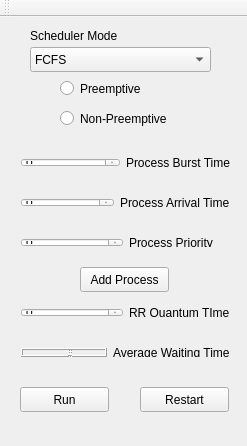
<?xml version="1.0" encoding="UTF-8"?>
<ui version="4.0">
 <class>MainWindow</class>
 <widget class="QMainWindow" name="MainWindow">
  <property name="geometry">
   <rect>
    <x>0</x>
    <y>0</y>
    <width>247</width>
    <height>446</height>
   </rect>
  </property>
  <property name="maximumSize">
   <size>
    <width>1000000</width>
    <height>1000000</height>
   </size>
  </property>
  <property name="windowTitle">
   <string>MainWindow</string>
  </property>
  <widget class="QWidget" name="centralWidget">
   <widget class="QComboBox" name="Schedulermode">
    <property name="geometry">
     <rect>
      <x>30</x>
      <y>30</y>
      <width>181</width>
      <height>25</height>
     </rect>
    </property>
    <item>
     <property name="text">
      <string>FCFS</string>
     </property>
    </item>
    <item>
     <property name="text">
      <string>SJF</string>
     </property>
    </item>
    <item>
     <property name="text">
      <string>RR</string>
     </property>
    </item>
    <item>
     <property name="text">
      <string>Priority</string>
     </property>
    </item>
   </widget>
   <widget class="QRadioButton" name="Preemptive">
    <property name="geometry">
     <rect>
      <x>60</x>
      <y>60</y>
      <width>112</width>
      <height>23</height>
     </rect>
    </property>
    <property name="text">
     <string>Preemptive</string>
    </property>
   </widget>
   <widget class="QRadioButton" name="NonPreemptive">
    <property name="geometry">
     <rect>
      <x>60</x>
      <y>90</y>
      <width>112</width>
      <height>23</height>
     </rect>
    </property>
    <property name="text">
     <string>Non-Preemptive</string>
    </property>
   </widget>
   <widget class="QLabel" name="Schedulermodelabel">
    <property name="geometry">
     <rect>
      <x>30</x>
      <y>10</y>
      <width>111</width>
      <height>17</height>
     </rect>
    </property>
    <property name="text">
     <string>Scheduler Mode</string>
    </property>
   </widget>
   <widget class="QPushButton" name="AddProcess">
    <property name="geometry">
     <rect>
      <x>80</x>
      <y>250</y>
      <width>89</width>
      <height>25</height>
     </rect>
    </property>
    <property name="text">
     <string>Add Process</string>
    </property>
   </widget>
   <widget class="QWidget" name="horizontalLayoutWidget">
    <property name="geometry">
     <rect>
      <x>10</x>
      <y>130</y>
      <width>231</width>
      <height>31</height>
     </rect>
    </property>
    <layout class="QHBoxLayout" name="horizontalLayout_2">
     <item>
      <widget class="QSpinBox" name="burstTime"/>
     </item>
     <item>
      <widget class="QLabel" name="PBurstTime">
       <property name="text">
        <string>Process Burst Time</string>
       </property>
      </widget>
     </item>
    </layout>
   </widget>
   <widget class="QWidget" name="horizontalLayoutWidget_2">
    <property name="geometry">
     <rect>
      <x>10</x>
      <y>170</y>
      <width>231</width>
      <height>31</height>
     </rect>
    </property>
    <layout class="QHBoxLayout" name="horizontalLayout_3">
     <item>
      <widget class="QSpinBox" name="ArrivalTime"/>
     </item>
     <item>
      <widget class="QLabel" name="PArrivalTime">
       <property name="text">
        <string>Process Arrival Time</string>
       </property>
      </widget>
     </item>
    </layout>
   </widget>
   <widget class="QWidget" name="horizontalLayoutWidget_3">
    <property name="geometry">
     <rect>
      <x>10</x>
      <y>210</y>
      <width>231</width>
      <height>31</height>
     </rect>
    </property>
    <layout class="QHBoxLayout" name="horizontalLayout_4">
     <item>
      <widget class="QSpinBox" name="ProcessPriority"/>
     </item>
     <item>
      <widget class="QLabel" name="Priioritylabel">
       <property name="text">
        <string>Process Priority </string>
       </property>
      </widget>
     </item>
    </layout>
   </widget>
   <widget class="QWidget" name="horizontalLayoutWidget_4">
    <property name="geometry">
     <rect>
      <x>10</x>
      <y>280</y>
      <width>231</width>
      <height>31</height>
     </rect>
    </property>
    <layout class="QHBoxLayout" name="horizontalLayout_5">
     <item>
      <widget class="QSpinBox" name="RRQuantumTime"/>
     </item>
     <item>
      <widget class="QLabel" name="Quantumlabel">
       <property name="text">
        <string>RR Quantum TIme</string>
       </property>
      </widget>
     </item>
    </layout>
   </widget>
   <widget class="QPushButton" name="Run">
    <property name="geometry">
     <rect>
      <x>20</x>
      <y>370</y>
      <width>89</width>
      <height>25</height>
     </rect>
    </property>
    <property name="text">
     <string>Run</string>
    </property>
   </widget>
   <widget class="QWidget" name="horizontalLayoutWidget_5">
    <property name="geometry">
     <rect>
      <x>10</x>
      <y>320</y>
      <width>231</width>
      <height>31</height>
     </rect>
    </property>
    <layout class="QHBoxLayout" name="horizontalLayout">
     <item>
      <widget class="QLCDNumber" name="WaintingTime"/>
     </item>
     <item>
      <widget class="QLabel" name="averageWaitingtimeLabel">
       <property name="text">
        <string>Average Waiting Time</string>
       </property>
      </widget>
     </item>
    </layout>
   </widget>
   <widget class="QPushButton" name="Restart">
    <property name="geometry">
     <rect>
      <x>140</x>
      <y>370</y>
      <width>89</width>
      <height>25</height>
     </rect>
    </property>
    <property name="text">
     <string>Restart</string>
    </property>
   </widget>
  </widget>
  <widget class="QMenuBar" name="menuBar">
   <property name="geometry">
    <rect>
     <x>0</x>
     <y>0</y>
     <width>247</width>
     <height>22</height>
    </rect>
   </property>
  </widget>
  <widget class="QToolBar" name="mainToolBar">
   <attribute name="toolBarArea">
    <enum>TopToolBarArea</enum>
   </attribute>
   <attribute name="toolBarBreak">
    <bool>false</bool>
   </attribute>
  </widget>
 </widget>
 <layoutdefault spacing="6" margin="11"/>
 <resources/>
 <connections/>
</ui>
